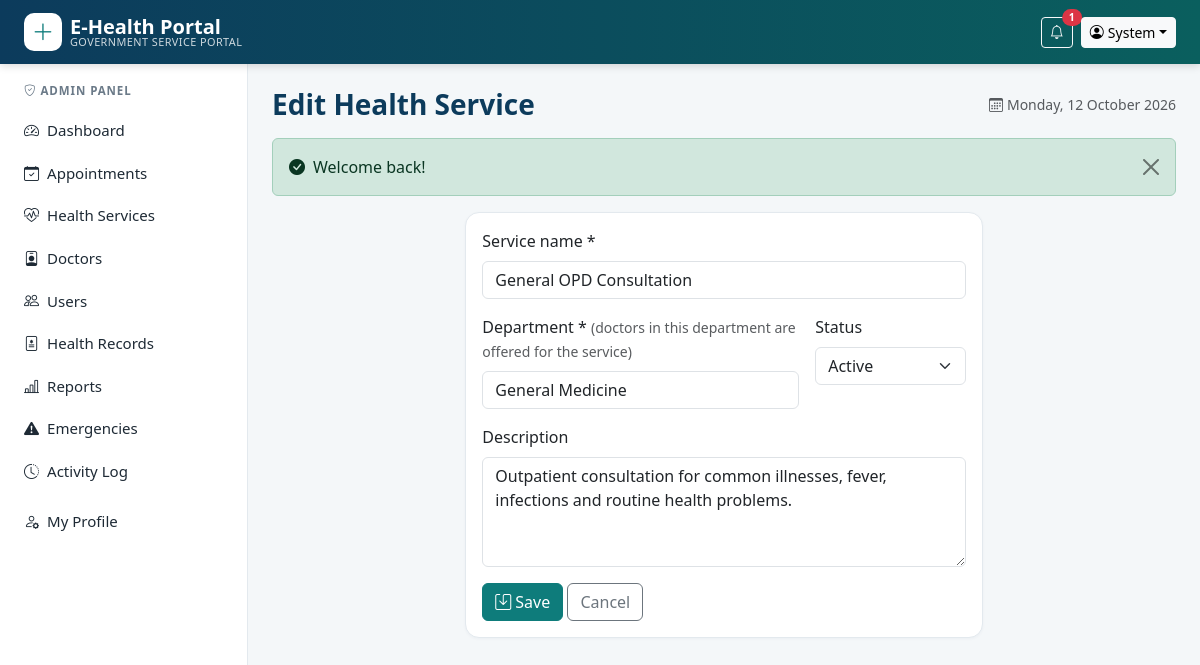
The page /admin/service_form.php?id=1 (signed in) on the database its author committed.
### tables this page shows
CREATE TABLE users (
  user_id     INT UNSIGNED AUTO_INCREMENT PRIMARY KEY,
  name        VARCHAR(100) NOT NULL,
  email       VARCHAR(150) NOT NULL UNIQUE,
  password    VARCHAR(255) NOT NULL,
  role        ENUM('admin','doctor','citizen') NOT NULL DEFAULT 'citizen',
  phone       VARCHAR(20)  DEFAULT NULL,
  gender      ENUM('male','female','other') DEFAULT NULL,
  dob         DATE DEFAULT NULL,
  address     VARCHAR(200) DEFAULT NULL,
  status      ENUM('active','inactive') NOT NULL DEFAULT 'active',
  failed_logins TINYINT UNSIGNED NOT NULL DEFAULT 0,
  locked_until  DATETIME DEFAULT NULL,
  created_at  TIMESTAMP DEFAULT CURRENT_TIMESTAMP
);

CREATE TABLE health_services (
  service_id   INT UNSIGNED AUTO_INCREMENT PRIMARY KEY,
  service_name VARCHAR(120) NOT NULL,
  description  TEXT,
  department   VARCHAR(80) NOT NULL,
  status       ENUM('active','inactive') NOT NULL DEFAULT 'active',
  created_at   TIMESTAMP DEFAULT CURRENT_TIMESTAMP
);

### includes/db.php (called while the page is built, shortened)
<?php
function db(): PDO
{
    static $pdo = null;
    if ($pdo === null) {
        try {
            $dsn = 'mysql:host=' . DB_HOST . ';port=' . DB_PORT . ';dbname=' . DB_NAME . ';charset=utf8mb4';
            $pdo = new PDO($dsn, DB_USER, DB_PASS, [
                PDO::ATTR_ERRMODE            => PDO::ERRMODE_EXCEPTION,
                PDO::ATTR_DEFAULT_FETCH_MODE => PDO::FETCH_ASSOC,
                PDO::ATTR_EMULATE_PREPARES   => false,
            ]);
            $pdo->exec("SET time_zone = '+05:45'");
        } catch (PDOException $e) {
            http_response_code(500);
            die('<div style="font-family:sans-serif;max-width:600px;margin:60px auto;padding:20px;border:1px solid #f5c2c7;background:#f8d7da;border-radius:8px">'
              . '<h3>Database connection failed</h3><p>Please make sure <b>MySQL is running in XAMPP</b> and that you imported '
              . '<code>database/ehealth_db.sql</code>. Check the credentials in <code>config/config.php</code>.</p></div>');
        }
    }
    return $pdo;
}
function q(string $sql, array $params = []): PDOStatement
{
    $st = db()->prepare($sql);
    $st->execute($params);
    return $st;
}
function fetch_one(string $sql, array $params = []): ?array { $r = q($sql, $params)->fetch(); return $r ?: null; }
function fetch_val(string $sql, array $params = []) { return q($sql, $params)->fetchColumn(); }

### includes/auth.php (called while the page is built, shortened)
<?php
require_once __DIR__ . '/functions.php';
function current_user(): ?array
{
    static $u = false;
    if ($u === false) {
        $u = isset($_SESSION['user_id'])
            ? fetch_one('SELECT user_id,name,email,role,phone,gender,dob,address,status FROM users WHERE user_id=?', [$_SESSION['user_id']])
            : null;
    }
    return $u;
}
function home_for(string $role): string
{
    return ['admin' => 'admin/dashboard.php', 'doctor' => 'doctor/dashboard.php', 'citizen' => 'citizen/dashboard.php'][$role] ?? 'index.php';
}
function require_role(string ...$roles): array
{
    $u = current_user();
    return $u;
}

### admin/service_form.php (the view, shortened to what this page needs)
<?php
require_once __DIR__ . '/../includes/layout.php';
$u = require_role('admin');
$id = (int)get('id');
$f = ['service_name' => '', 'description' => '', 'department' => '', 'status' => 'active'];
if ($id) {
    $row = fetch_one('SELECT * FROM health_services WHERE service_id=?', [$id]);
    $f = $row;
}
$depts = array_column(fetch_all('SELECT DISTINCT department FROM doctors UNION SELECT DISTINCT department FROM health_services ORDER BY department'), 'department');
layout_top($id ? 'Edit Health Service' : 'Add Health Service', true);
?>
<div class="row justify-content-center"><div class="col-xl-7"><div class="card"><div class="card-body">
  <form method="post" class="row g-3"><?= csrf_field() ?>
    <div class="col-12"><label class="form-label">Service name *</label><input name="service_name" class="form-control" required maxlength="120" value="<?= e($f['service_name']) ?>"></div>
    <div class="col-md-8"><label class="form-label">Department * <small class="text-muted">(doctors in this department are offered for the service)</small></label>
      <input name="department" list="deptList" class="form-control" required maxlength="80" value="<?= e($f['department']) ?>">
      <datalist id="deptList"><?php foreach ($depts as $d): ?><option value="<?= e($d) ?>"><?php endforeach; ?></datalist></div>
    <div class="col-md-4"><label class="form-label">Status</label><select name="status" class="form-select">
      <option value="active" <?= $f['status'] === 'active' ? 'selected' : '' ?>>Active</option><option value="inactive" <?= $f['status'] === 'inactive' ? 'selected' : '' ?>>Inactive</option></select></div>
    <div class="col-12"><label class="form-label">Description</label><textarea name="description" rows="4" class="form-control"><?= e($f['description']) ?></textarea></div>
    <div class="col-12"><button class="btn btn-teal"><i class="bi bi-save me-1"></i>Save</button> <a href="<?= url('admin/services.php') ?>" class="btn btn-outline-secondary">Cancel</a></div>
  </form></div></div></div></div>
<?php layout_bottom(true); ?>

### includes/layout.php (shortened to what this page needs)
<?php
require_once __DIR__ . '/auth.php';
function menu_for(string $role): array
{
    switch ($role) {
        case 'admin': return [
            ['Dashboard', 'admin/dashboard.php', 'speedometer2'],
            ['Appointments', 'admin/appointments.php', 'calendar-check'],
            ['Health Services', 'admin/services.php', 'heart-pulse'],
            ['Doctors', 'admin/doctors.php', 'person-badge'],
            ['Users', 'admin/users.php', 'people'],
            ['Health Records', 'admin/records.php', 'file-medical'],
            ['Reports', 'admin/reports.php', 'bar-chart-line'],
            ['Emergencies', 'admin/emergencies.php', 'exclamation-triangle-fill'],
            ['Activity Log', 'admin/logs.php', 'clock-history'],
        ];
    }
}
function layout_top(string $title, bool $panel = false): void
{
    $u = current_user();
    $script = str_replace('\\', '/', $_SERVER['SCRIPT_NAME']);
    $unread = $u ? unread_count((int)$u['user_id']) : 0;
    ?><!DOCTYPE html>
<html lang="en">
<head>
<link rel="stylesheet" href="<?= asset('vendor/bootstrap/css/bootstrap.min.css') ?>">
<link rel="stylesheet" href="<?= asset('vendor/icons/bootstrap-icons.min.css') ?>">
<link rel="stylesheet" href="<?= asset('css/style.css') ?>">
</head>
<body class="<?= $panel ? 'panel-body' : '' ?>">
<nav class="navbar navbar-expand-lg navbar-dark topbar sticky-top">
  <div class="container-fluid px-lg-4">
    <a class="navbar-brand d-flex align-items-center" href="<?= url($u ? home_for($u['role']) : 'index.php') ?>">
      <span class="brand-mark me-2"><i class="bi bi-plus-lg"></i></span>
      <span class="lh-1"><strong>E-Health Portal</strong><small class="d-none d-sm-block">Government Service Portal</small></span>
    </a>
    <div class="<?= $panel ? 'ms-auto' : 'collapse navbar-collapse' ?>" id="mainNav">
      <div class="d-flex align-items-center gap-2">
        <?php if ($u): ?>
          <?php if (true): ?>
            <a href="<?= url('notifications.php') ?>" class="btn btn-sm btn-outline-light position-relative" title="Notifications">
              <i class="bi bi-bell"></i>
              <?php if ($unread): ?><span class="position-absolute top-0 start-100 translate-middle badge rounded-pill bg-danger"><?= $unread ?></span><?php endif; ?>
            </a>
          <?php endif; ?>
          <div class="dropdown">
            <button class="btn btn-sm btn-light dropdown-toggle" data-bs-toggle="dropdown"><i class="bi bi-person-circle me-1"></i><?= e(explode(' ', $u['name'])[0]) ?></button>
          </div>
        <?php else: ?>
          <a href="<?= url('login.php') ?>" class="btn btn-sm btn-outline-light">Login</a>
          <a href="<?= url('register.php') ?>" class="btn btn-sm btn-light text-teal fw-semibold">Register</a>
        <?php endif; ?>
      </div>
    </div>
  </div>
</nav>
<?php if ($panel && $u): ?>
<div class="panel-wrap">
  <aside class="sidebar" id="sidebar">
    <div class="sidebar-role"><i class="bi bi-shield-check me-1"></i><?= e(ucfirst($u['role'])) ?> Panel</div>
    <ul class="nav flex-column">
      <?php foreach (menu_for($u['role']) as [$label, $file, $icon]):
          $active = str_ends_with($script, '/' . $file) || (basename(dirname($script)) . '/' . basename($script)) === $file; ?>
        <li class="nav-item">
          <a class="nav-link <?= $active ? 'active' : '' ?>" href="<?= url($file) ?>"><i class="bi bi-<?= $icon ?> me-2"></i><?= e($label) ?></a>
        </li>
      <?php endforeach; ?>
      <li class="nav-item mt-2"><a class="nav-link <?= basename($script) === 'profile.php' ? 'active' : '' ?>" href="<?= url('profile.php') ?>"><i class="bi bi-person-gear me-2"></i>My Profile</a></li>
    </ul>
  </aside>
  <main class="panel-main">
    <div class="d-flex flex-wrap justify-content-between align-items-center mb-3">
      <h1 class="h3 page-title mb-0"><?= e($title) ?></h1>
      <span class="text-muted small d-none d-md-block"><i class="bi bi-calendar3 me-1"></i><?= date('l, d F Y') ?></span>
    </div>
    <?= flash_render() ?>
<?php else: ?>
<main>
<div class="container mt-3"><?= flash_render() ?></div>
<?php endif;
}
function layout_bottom(bool $panel = false): void
{
    if ($panel): ?>
  </main>
</div>
<?php endif; ?>
</body>
</html>
<?php
}

### assets/css/style.css (style rules this page uses)
:root { --navy:#0c3b5c; --teal:#0e7c7b; --teal-dark:#0a5f5e; --mint:#e6f4f3; --ink:#1e2a35; --muted:#6b7a88; --line:#e3e9ee; --bg:#f4f7f9; }
body { background:var(--bg);color:var(--ink);font-family:system-ui,-apple-system,"Segoe UI",Roboto,"Helvetica Neue",Arial,sans-serif; }
.topbar { background:linear-gradient(90deg,var(--navy),var(--teal-dark));box-shadow:0 2px 8px rgba(0,0,0,.15) }
.topbar .navbar-brand small { font-size:.68rem;opacity:.8;font-weight:400;letter-spacing:.04em;text-transform:uppercase }
.brand-mark { width:38px;height:38px;border-radius:10px;background:#fff;color:var(--teal);display:inline-flex;align-items:center;justify-content:center;font-size:1.4rem }
.card { border:1px solid var(--line);border-radius:14px;box-shadow:0 1px 3px rgba(12,59,92,.04) }
.panel-wrap { display:flex;min-height:calc(100vh - 62px) }
.sidebar { width:248px;background:#fff;border-right:1px solid var(--line);padding:18px 12px;flex-shrink:0 }
.sidebar-role { font-size:.72rem;text-transform:uppercase;letter-spacing:.08em;color:var(--muted);padding:0 12px 10px;font-weight:600 }
.sidebar .nav-link { color:var(--ink);border-radius:10px;padding:10px 12px;font-size:.94rem }
.panel-main { flex:1;padding:24px;min-width:0 }
.page-title { color:var(--navy);font-weight:700 }
.btn-teal { background:var(--teal);border-color:var(--teal);color:#fff }

### rows shown on the page
users: user_id "1", name "System", role "ADMIN"
health_services: service_name "General OPD Consultation", department "General Medicine", status "Active", description "Outpatient consultation for common illnesses, fever, infections and routine health problems."

### other values the page prints
$label "Dashboard"
$label "Appointments"
$label "Health Services"
$label "Doctors"
$label "Users"
$label "Health Records"
$label "Reports"
$label "Emergencies"
$label "Activity Log"
$title "Edit Health Service"
$f['msg'] "Welcome back!"
